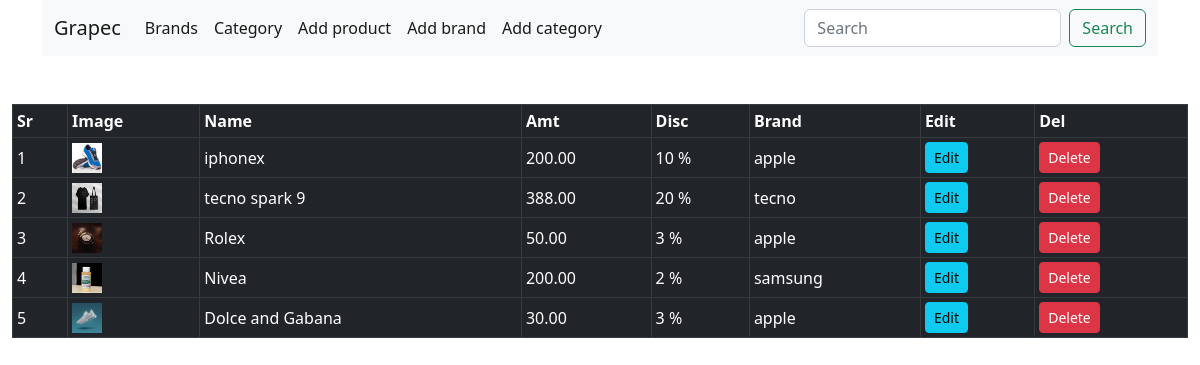
The page /admin (signed in) on the database its author committed.
### shop/products/models.py (models this page shows, shortened)
class Addproduct(db.Model):
    __searchbale__ = ['name', 'desc']
    id = db.Column(db.Integer, primary_key=True)
    name = db.Column(db.String(80), nullable=False)
    price = db.Column(db.Numeric(10,2), nullable=False)
    discount = db.Column(db.Integer, default=0)
    stock= db.Column(db.Integer, nullable=False)
    colors=db.Column(db.Text, nullable=False)
    desc = db.Column(db.Text, nullable=False)
    pub_date = db.Column(db.DateTime, nullable=False, default=datetime.utcnow)
    brand_id = db.Column(db.Integer, db.ForeignKey('brand.id'), nullable=False)
    brand = db.relationship('Brand', backref=db.backref('brands', lazy=True))
    category_id = db.Column(db.Integer, db.ForeignKey('category.id'), nullable=False)
    category = db.relationship('Category', backref=db.backref('categories', lazy=True))
    image_1 = db.Column(db.String(150), nullable=False, default='image.jpg')
    image_2 = db.Column(db.String(150), nullable=False, default='image.jpg')
    image_3 = db.Column(db.String(150), nullable=False, default='image.jpg')

class Brand(db.Model):
    id= db.Column(db.Integer, primary_key=True)
    name = db.Column(db.String(30), nullable=False, unique=True)

### shop/admin/routes.py (the view)
@app.route('/admin')
def admin():
    if 'email' not in session:
        flash(f'please login in first', 'danger')
        return redirect(url_for('login'))
    products = Addproduct.query.all()
    return render_template('admin/index.html',title='Admin page', products=products )

### shop/templates/admin/index.html (shortened to what this page needs)
{% extends 'layout.html' %}
{% block content %}
<div class="container">
  <nav class="navbar navbar-expand-lg bg-light">
      <div class="container-fluid">
        <a class="navbar-brand" href="/admin">Grapec</a>
        <div class="collapse navbar-collapse" id="navbarSupportedContent">
          <ul class="navbar-nav me-auto mb-2 mb-lg-0">
            <li class="nav-item">
              <a class="nav-link active" aria-current="page" href="/brands">Brands</a>
            </li>
            <li class="nav-item">
              <a class="nav-link active" aria-current="page" href="/category">Category</a>
            </li>
            <li class="nav-item">
              <a class="nav-link active" aria-current="page" href="/addproduct">Add product</a>
            </li>
            <li class="nav-item">
              <a class="nav-link active" aria-current="page" href="/addbrand">Add brand</a>
            </li>
            <li class="nav-item">
              <a class="nav-link active" aria-current="page" href="/addcat">Add category</a>
            </li>
          </ul>
          <form class="d-flex" role="search" action="{{url_for('result')}}">
            <input class="form-control me-2" type="search" name="q" placeholder="Search" aria-label="Search">
            <button class="btn btn-outline-success" type="submit">Search</button>
          </form>
        </div>
      </div>
    </nav>
  </div>
<div class=" mt-5">
    <div class="table-responsive-md container-xxl">
    <table class="table table-sm table-bordered table-dark align-middle" >
        <thead>
            <tr>
            <th scope="col">Sr</th>
            <th scope="col">Image</th>
            <th scope="col">Name</th>
            <th scope="col">Amt</th>
            <th scope="col">Disc</th>
            <th scope="col">Brand</th>
            <th scope="col">Edit</th>
            <th scope="col">Del</th>
        </tr>
        </thead>
        <tbody>
          {% for product in products %}
          <tr>
            <td>{{loop.index}}</td>
            <td> <img src="{{url_for('static',filename='images/' + product.image_1)}}" alt="{{product.name}}" width="30" height="30"></td>
            <td>{{ product.name }}</td>
            <td>{{ product.price }}</td>
            <td>{{ product.discount }} %</td>
            <td>{{ product.brand.name}}</td>
            <td> <a href="{{url_for('updateproduct', id=product.id)}}" class="btn btn-sm btn-info">Edit </a> </td>
            <td> <button type="button" class="btn btn-danger btn-sm" data-bs-toggle="modal" data-bs-target="#exampleModal-{{product.id}}">
              Delete
            </button></td>
          </tr>
          {% endfor %}
        </tbody>
    </table>
  </div>
</div>
{% endblock content %}

### shop/static/css/main.css (style rules this page uses)
.navbar { color:none; }

### rows shown on the page
Addproduct: image_1 (picture), name "iphonex", price "200.00", discount "10", brand.name "apple"
Addproduct: image_1 (picture), name "tecno spark 9", price "388.00", discount "20", brand.name "tecno"
Addproduct: image_1 (picture), name "Rolex", price "50.00", discount "3", brand.name "apple"
Addproduct: image_1 (picture), name "Nivea", price "200.00", discount "2", brand.name "samsung"
Addproduct: image_1 (picture), name "Dolce and Gabana", price "30.00", discount "3", brand.name "apple"
